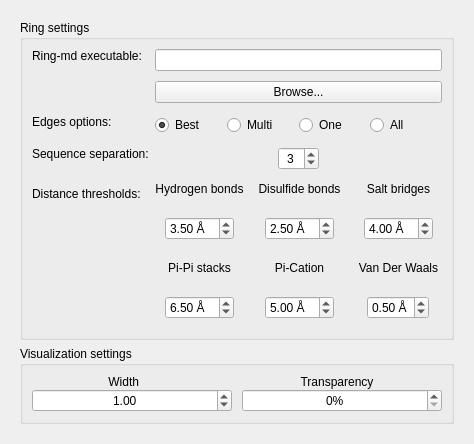
     <widget class="QWidget" name="tab">
      <attribute name="title">
       <string>Configuration</string>
      </attribute>
      <layout class="QHBoxLayout" name="horizontalLayout_20">
       <item>
        <widget class="QWidget" name="configuration" native="true">
         <layout class="QVBoxLayout" name="verticalLayout_7">
          <item>
           <widget class="QGroupBox" name="Ring_config">
            <property name="title">
             <string>Ring settings</string>
            </property>
            <layout class="QFormLayout" name="formLayout">
             <property name="verticalSpacing">
              <number>12</number>
             </property>
             <item row="0" column="0">
              <widget class="QLabel" name="label">
               <property name="sizePolicy">
                <sizepolicy hsizetype="Fixed" vsizetype="Fixed">
                 <horstretch>0</horstretch>
                 <verstretch>0</verstretch>
                </sizepolicy>
               </property>
               <property name="text">
                <string>Ring-md executable:</string>
               </property>
              </widget>
             </item>
             <item row="0" column="1">
              <layout class="QVBoxLayout" name="verticalLayout_2">
               <property name="spacing">
                <number>10</number>
               </property>
               <property name="sizeConstraint">
                <enum>QLayout::SetDefaultConstraint</enum>
               </property>
               <item>
                <widget class="QLineEdit" name="ring_path">
                 <property name="text">
                  <string/>
                 </property>
                </widget>
               </item>
               <item>
                <widget class="QPushButton" name="ring_exec_button">
                 <property name="sizePolicy">
                  <sizepolicy hsizetype="Minimum" vsizetype="Maximum">
                   <horstretch>0</horstretch>
                   <verstretch>0</verstretch>
                  </sizepolicy>
                 </property>
                 <property name="text">
                  <string>Browse...</string>
                 </property>
                </widget>
               </item>
              </layout>
             </item>
             <item row="1" column="0">
              <widget class="QLabel" name="label_7">
               <property name="sizePolicy">
                <sizepolicy hsizetype="Fixed" vsizetype="Fixed">
                 <horstretch>0</horstretch>
                 <verstretch>0</verstretch>
                </sizepolicy>
               </property>
               <property name="text">
                <string>Edges options:</string>
               </property>
              </widget>
             </item>
             <item row="1" column="1">
              <layout class="QHBoxLayout" name="horizontalLayout_2">
               <property name="sizeConstraint">
                <enum>QLayout::SetDefaultConstraint</enum>
               </property>
               <item>
                <widget class="QRadioButton" name="best_edge">
                 <property name="sizePolicy">
                  <sizepolicy hsizetype="Minimum" vsizetype="Fixed">
                   <horstretch>0</horstretch>
                   <verstretch>0</verstretch>
                  </sizepolicy>
                 </property>
                 <property name="text">
                  <string>Best</string>
                 </property>
                 <property name="checked">
                  <bool>true</bool>
                 </property>
                </widget>
               </item>
               <item>
                <widget class="QRadioButton" name="multi_edge">
                 <property name="sizePolicy">
                  <sizepolicy hsizetype="Minimum" vsizetype="Fixed">
                   <horstretch>0</horstretch>
                   <verstretch>0</verstretch>
                  </sizepolicy>
                 </property>
                 <property name="text">
                  <string>Multi</string>
                 </property>
                </widget>
               </item>
               <item>
                <widget class="QRadioButton" name="one_edge">
                 <property name="text">
                  <string>One</string>
                 </property>
                </widget>
               </item>
               <item>
                <widget class="QRadioButton" name="all_edge">
                 <property name="text">
                  <string>All</string>
                 </property>
                </widget>
               </item>
              </layout>
             </item>
             <item row="2" column="0">
              <widget class="QLabel" name="label_14">
               <property name="sizePolicy">
                <sizepolicy hsizetype="Preferred" vsizetype="Fixed">
                 <horstretch>0</horstretch>
                 <verstretch>0</verstretch>
                </sizepolicy>
               </property>
               <property name="text">
                <string>Sequence separation:</string>
               </property>
              </widget>
             </item>
             <item row="2" column="1">
              <widget class="QWidget" name="widget" native="true">
               <layout class="QHBoxLayout" name="horizontalLayout">
                <property name="spacing">
                 <number>0</number>
                </property>
                <property name="leftMargin">
                 <number>0</number>
                </property>
                <property name="topMargin">
                 <number>0</number>
                </property>
                <property name="rightMargin">
                 <number>0</number>
                </property>
                <property name="bottomMargin">
                 <number>0</number>
                </property>
                <item>
                 <widget class="QSpinBox" name="seq_separation">
                  <property name="sizePolicy">
                   <sizepolicy hsizetype="Fixed" vsizetype="Fixed">
                    <horstretch>0</horstretch>
                    <verstretch>0</verstretch>
                   </sizepolicy>
                  </property>
                  <property name="alignment">
                   <set>Qt::AlignCenter</set>
                  </property>
                  <property name="minimum">
                   <number>1</number>
                  </property>
                  <property name="maximum">
                   <number>30</number>
                  </property>
                  <property name="value">
                   <number>3</number>
                  </property>
                 </widget>
                </item>
               </layout>
              </widget>
             </item>
             <item row="3" column="0">
              <widget class="QLabel" name="label_22">
               <property name="text">
                <string>Distance thresholds:</string>
               </property>
              </widget>
             </item>
             <item row="3" column="1">
              <layout class="QGridLayout" name="gridLayout_2">
               <property name="spacing">
                <number>12</number>
               </property>
               <item row="1" column="0">
                <widget class="QWidget" name="widget_2" native="true">
                 <layout class="QHBoxLayout" name="horizontalLayout_7">
                  <item>
                   <widget class="QDoubleSpinBox" name="len_hbond">
                    <property name="sizePolicy">
                     <sizepolicy hsizetype="Fixed" vsizetype="Fixed">
                      <horstretch>0</horstretch>
                      <verstretch>0</verstretch>
                     </sizepolicy>
                    </property>
                    <property name="suffix">
                     <string> Å</string>
                    </property>
                    <property name="maximum">
                     <double>10.000000000000000</double>
                    </property>
                    <property name="singleStep">
                     <double>0.500000000000000</double>
                    </property>
                    <property name="value">
                     <double>3.500000000000000</double>
                    </property>
                   </widget>
                  </item>
                 </layout>
                </widget>
               </item>
               <item row="0" column="1">
                <widget class="QLabel" name="label_17">
                 <property name="sizePolicy">
                  <sizepolicy hsizetype="Preferred" vsizetype="Fixed">
                   <horstretch>0</horstretch>
                   <verstretch>0</verstretch>
                  </sizepolicy>
                 </property>
                 <property name="text">
                  <string>Disulfide bonds</string>
                 </property>
                 <property name="alignment">
                  <set>Qt::AlignCenter</set>
                 </property>
                </widget>
               </item>
               <item row="1" column="1">
                <widget class="QWidget" name="widget_8" native="true">
                 <layout class="QHBoxLayout" name="horizontalLayout_12">
                  <item>
                   <widget class="QDoubleSpinBox" name="len_ss">
                    <property name="sizePolicy">
                     <sizepolicy hsizetype="Fixed" vsizetype="Fixed">
                      <horstretch>0</horstretch>
                      <verstretch>0</verstretch>
                     </sizepolicy>
                    </property>
                    <property name="suffix">
                     <string> Å</string>
                    </property>
                    <property name="maximum">
                     <double>10.000000000000000</double>
                    </property>
                    <property name="singleStep">
                     <double>0.500000000000000</double>
                    </property>
                    <property name="value">
                     <double>2.500000000000000</double>
                    </property>
                   </widget>
                  </item>
                 </layout>
                </widget>
               </item>
               <item row="1" column="2">
                <widget class="QWidget" name="widget_6" native="true">
                 <layout class="QHBoxLayout" name="horizontalLayout_13">
                  <item>
                   <widget class="QDoubleSpinBox" name="len_salt">
                    <property name="sizePolicy">
                     <sizepolicy hsizetype="Fixed" vsizetype="Fixed">
                      <horstretch>0</horstretch>
                      <verstretch>0</verstretch>
                     </sizepolicy>
                    </property>
                    <property name="suffix">
                     <string> Å</string>
                    </property>
                    <property name="maximum">
                     <double>10.000000000000000</double>
                    </property>
                    <property name="singleStep">
                     <double>0.500000000000000</double>
                    </property>
                    <property name="value">
                     <double>4.000000000000000</double>
                    </property>
                   </widget>
                  </item>
                 </layout>
                </widget>
               </item>
               <item row="2" column="1">
                <widget class="QLabel" name="label_20">
                 <property name="sizePolicy">
                  <sizepolicy hsizetype="Preferred" vsizetype="Fixed">
                   <horstretch>0</horstretch>
                   <verstretch>0</verstretch>
                  </sizepolicy>
                 </property>
                 <property name="text">
                  <string>Pi-Cation</string>
                 </property>
                 <property name="alignment">
                  <set>Qt::AlignCenter</set>
                 </property>
                </widget>
               </item>
               <item row="2" column="0">
                <widget class="QLabel" name="label_19">
                 <property name="sizePolicy">
                  <sizepolicy hsizetype="Preferred" vsizetype="Fixed">
                   <horstretch>0</horstretch>
                   <verstretch>0</verstretch>
                  </sizepolicy>
                 </property>
                 <property name="text">
                  <string>Pi-Pi stacks</string>
                 </property>
                 <property name="alignment">
                  <set>Qt::AlignCenter</set>
                 </property>
                </widget>
               </item>
               <item row="2" column="2">
                <widget class="QLabel" name="label_21">
                 <property name="sizePolicy">
                  <sizepolicy hsizetype="Preferred" vsizetype="Fixed">
                   <horstretch>0</horstretch>
                   <verstretch>0</verstretch>
                  </sizepolicy>
                 </property>
                 <property name="toolTip">
                  <string>Distance from the surfices of the atoms</string>
                 </property>
                 <property name="statusTip">
                  <string/>
                 </property>
                 <property name="whatsThis">
                  <string/>
                 </property>
                 <property name="text">
                  <string>&lt;html&gt;&lt;head/&gt;&lt;body&gt;&lt;p&gt;Van Der Waals&lt;/p&gt;&lt;/body&gt;&lt;/html&gt;</string>
                 </property>
                 <property name="alignment">
                  <set>Qt::AlignCenter</set>
                 </property>
                </widget>
               </item>
               <item row="0" column="0">
                <widget class="QLabel" name="label_16">
                 <property name="sizePolicy">
                  <sizepolicy hsizetype="Preferred" vsizetype="Fixed">
                   <horstretch>0</horstretch>
                   <verstretch>0</verstretch>
                  </sizepolicy>
                 </property>
                 <property name="text">
                  <string>Hydrogen bonds</string>
                 </property>
                 <property name="alignment">
                  <set>Qt::AlignCenter</set>
                 </property>
                </widget>
               </item>
               <item row="0" column="2">
                <widget class="QLabel" name="label_18">
                 <property name="sizePolicy">
                  <sizepolicy hsizetype="Preferred" vsizetype="Fixed">
                   <horstretch>0</horstretch>
                   <verstretch>0</verstretch>
                  </sizepolicy>
                 </property>
                 <property name="text">
                  <string>Salt bridges</string>
                 </property>
                 <property name="alignment">
                  <set>Qt::AlignCenter</set>
                 </property>
                </widget>
               </item>
               <item row="3" column="0">
                <widget class="QWidget" name="widget_4" native="true">
                 <layout class="QHBoxLayout" name="horizontalLayout_16">
                  <item>
                   <widget class="QDoubleSpinBox" name="len_pipi">
                    <property name="sizePolicy">
                     <sizepolicy hsizetype="Fixed" vsizetype="Fixed">
                      <horstretch>0</horstretch>
                      <verstretch>0</verstretch>
                     </sizepolicy>
                    </property>
                    <property name="suffix">
                     <string> Å</string>
                    </property>
                    <property name="maximum">
                     <double>10.000000000000000</double>
                    </property>
                    <property name="singleStep">
                     <double>0.500000000000000</double>
                    </property>
                    <property name="value">
                     <double>6.500000000000000</double>
                    </property>
                   </widget>
                  </item>
                 </layout>
                </widget>
               </item>
               <item row="3" column="1">
                <widget class="QWidget" name="widget_5" native="true">
                 <layout class="QHBoxLayout" name="horizontalLayout_15">
                  <item>
                   <widget class="QDoubleSpinBox" name="len_pica">
                    <property name="sizePolicy">
                     <sizepolicy hsizetype="Fixed" vsizetype="Fixed">
                      <horstretch>0</horstretch>
                      <verstretch>0</verstretch>
                     </sizepolicy>
                    </property>
                    <property name="suffix">
                     <string> Å</string>
                    </property>
                    <property name="maximum">
                     <double>10.000000000000000</double>
                    </property>
                    <property name="singleStep">
                     <double>0.500000000000000</double>
                    </property>
                    <property name="value">
                     <double>5.000000000000000</double>
                    </property>
                   </widget>
                  </item>
                 </layout>
                </widget>
               </item>
               <item row="3" column="2">
                <widget class="QWidget" name="widget_7" native="true">
                 <layout class="QHBoxLayout" name="horizontalLayout_14">
                  <item>
                   <widget class="QDoubleSpinBox" name="len_vdw">
                    <property name="sizePolicy">
                     <sizepolicy hsizetype="Fixed" vsizetype="Fixed">
                      <horstretch>0</horstretch>
                      <verstretch>0</verstretch>
                     </sizepolicy>
                    </property>
                    <property name="suffix">
                     <string> Å</string>
                    </property>
                    <property name="maximum">
                     <double>2.000000000000000</double>
                    </property>
                    <property name="singleStep">
                     <double>0.500000000000000</double>
                    </property>
                    <property name="value">
                     <double>0.500000000000000</double>
                    </property>
                   </widget>
                  </item>
                 </layout>
                </widget>
               </item>
              </layout>
             </item>
            </layout>
           </widget>
          </item>
          <item>
           <widget class="QGroupBox" name="Connection_config">
            <property name="title">
             <string>Visualization settings</string>
            </property>
            <layout class="QHBoxLayout" name="horizontalLayout_3">
             <item>
              <layout class="QGridLayout" name="gridLayout_10">
               <property name="horizontalSpacing">
                <number>10</number>
               </property>
               <property name="verticalSpacing">
                <number>0</number>
               </property>
               <item row="1" column="3">
                <widget class="QDoubleSpinBox" name="transp_value">
                 <property name="alignment">
                  <set>Qt::AlignCenter</set>
                 </property>
                 <property name="suffix">
                  <string>%</string>
                 </property>
                 <property name="decimals">
                  <number>0</number>
                 </property>
                 <property name="maximum">
                  <double>100.000000000000000</double>
                 </property>
                </widget>
               </item>
               <item row="1" column="2">
                <widget class="QDoubleSpinBox" name="radius_value">
                 <property name="alignment">
                  <set>Qt::AlignCenter</set>
                 </property>
                 <property name="suffix">
                  <string/>
                 </property>
                 <property name="minimum">
                  <double>0.100000000000000</double>
                 </property>
                 <property name="maximum">
                  <double>5.000000000000000</double>
                 </property>
                 <property name="singleStep">
                  <double>0.100000000000000</double>
                 </property>
                 <property name="value">
                  <double>1.000000000000000</double>
                 </property>
                </widget>
               </item>
               <item row="0" column="2">
                <widget class="QLabel" name="label_13">
                 <property name="sizePolicy">
                  <sizepolicy hsizetype="Preferred" vsizetype="Fixed">
                   <horstretch>0</horstretch>
                   <verstretch>0</verstretch>
                  </sizepolicy>
                 </property>
                 <property name="text">
                  <string>Width     </string>
                 </property>
                 <property name="alignment">
                  <set>Qt::AlignCenter</set>
                 </property>
                </widget>
               </item>
               <item row="0" column="3">
                <widget class="QLabel" name="label_15">
                 <property name="sizePolicy">
                  <sizepolicy hsizetype="Preferred" vsizetype="Fixed">
                   <horstretch>0</horstretch>
                   <verstretch>0</verstretch>
                  </sizepolicy>
                 </property>
                 <property name="text">
                  <string>Transparency   </string>
                 </property>
                 <property name="alignment">
                  <set>Qt::AlignCenter</set>
                 </property>
                </widget>
               </item>
              </layout>
             </item>
            </layout>
           </widget>
          </item>
         </layout>
        </widget>
       </item>
      </layout>
     </widget>
